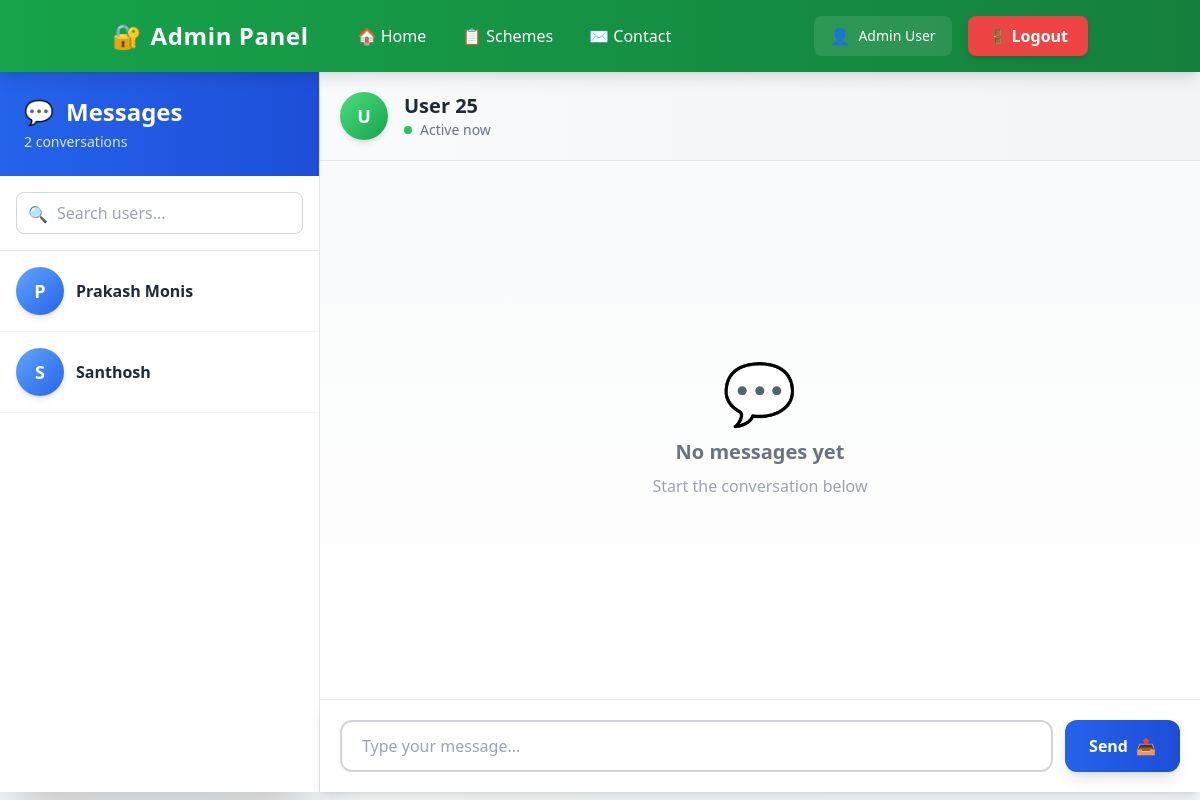
/admin/messages/25 (signed in), run on the app's committed database.
### models.py (models this page shows)
class User(db.Model):
    __tablename__ = "user"
    id = db.Column(db.Integer, primary_key=True)
    name = db.Column(db.String(100), nullable=False)
    email = db.Column(db.String(120), unique=True, nullable=False)
    phone = db.Column(db.String(15), nullable=False)
    password = db.Column(db.String(255), nullable=False)

### admin/routes.py (the view)
@admin_bp.route("/messages", defaults={"user_id": None})
@admin_bp.route("/messages/<user_id>")
@admin_required
def admin_messages(user_id):
    distinct_ids = db.session.query(ChatMessage.user_id).distinct().all()
    users = []
    for uid in distinct_ids:
        u = User.query.get(uid[0])
        users.append({
            "id": uid[0],
            "name": u.name if u else f"User {uid[0]}"
        })
    if user_id is None:
        if len(users) > 0:
            user_id = users[0]["id"]
        else:
            return render_template("admin/messages.html", users=[], messages=[])
    current_user = User.query.get(user_id)
    user_name = current_user.name if current_user else f"User {user_id}"
    messages = ChatMessage.query.filter_by(user_id=user_id)\
                                .order_by(ChatMessage.created_at)\
                                .all()
    return render_template(
        "admin/messages.html",
        users=users,
        messages=messages,
        user_id=user_id,
        user_name=user_name
    )

### admin/routes.py (called while the page is built)
def admin_required(f):
    @wraps(f)
    def wrapper(*args, **kwargs):
        if not session.get("admin_logged_in"):
            return redirect(url_for("admin.admin_login"))
        return f(*args, **kwargs)
    return wrapper

### admin/templates/admin/messages.html (shortened to what this page needs)
<!DOCTYPE html>
<html>
<head>
    <script src="https://cdn.tailwindcss.com"></script>
</head>
<body class="bg-gradient-to-br from-gray-50 to-gray-100">
{% include 'admin/navbar.html' %}
<div class="h-[calc(100vh-80px)] flex">
    <div class="w-80 bg-white shadow-2xl flex flex-col border-r border-gray-200">
        <div class="p-6 bg-gradient-to-r from-blue-600 to-blue-700 text-white">
            <h2 class="text-2xl font-bold flex items-center">
                <span class="mr-3">💬</span> Messages
            </h2>
            <p class="text-sm text-blue-100 mt-1">{{ users|length }} conversations</p>
        </div>
        <div class="p-4 border-b border-gray-200">
            <div class="relative">
                <input type="text" id="searchUsers" placeholder="Search users..."
                       class="w-full px-4 py-2 pl-10 border border-gray-300 rounded-lg focus:ring-2 focus:ring-blue-500 focus:border-transparent">
                <span class="absolute left-3 top-2.5 text-gray-400">🔍</span>
            </div>
        </div>
        <div class="flex-1 overflow-y-auto">
            <ul id="userList">
                {% for user in users %}
                <li class="border-b border-gray-100 hover:bg-blue-50 transition-colors duration-200 {% if user.id == user_id %}bg-blue-100{% endif %}" data-user-name="{{ user.name }}">
                    <a href="{{ url_for('admin.admin_messages', user_id=user.id) }}"
                       class="block p-4">
                        <div class="flex items-center space-x-3">
                            <div class="w-12 h-12 bg-gradient-to-br from-blue-400 to-blue-600 rounded-full flex items-center justify-center text-white font-bold text-lg shadow-md">
                                {{ user.name[0].upper() }}
                            </div>
                            <div class="flex-1 min-w-0">
                                <p class="font-semibold text-gray-800 truncate">{{ user.name }}</p>
                            </div>
                        </div>
                    </a>
                </li>
                {% endfor %}
            </ul>
        </div>
    </div>
    <div class="flex-1 flex flex-col bg-white">
        <div class="bg-gradient-to-r from-gray-50 to-gray-100 p-5 shadow-md border-b border-gray-200">
            <div class="flex items-center space-x-4">
                <div class="w-12 h-12 bg-gradient-to-br from-green-400 to-green-600 rounded-full flex items-center justify-center text-white font-bold text-lg shadow-md">
                    {{ user_name[0].upper() if user_name else '?' }}
                </div>
                <div>
                    <h3 class="text-xl font-bold text-gray-800">{{ user_name if user_name else 'Select a user' }}</h3>
                    <p class="text-sm text-gray-500 flex items-center">
                        <span class="w-2 h-2 bg-green-500 rounded-full mr-2"></span>
                        Active now
                    </p>
                </div>
            </div>
        </div>
        <div class="flex-1 overflow-y-auto p-6 space-y-4 bg-gradient-to-b from-gray-50 to-white" id="messageContainer">
            {% if messages %}
                {% for m in messages %}
                    {% if m.sender == 'user' %}
                        <div class="flex items-end space-x-2 animate-fade-in">
                            <div class="w-8 h-8 bg-gradient-to-br from-blue-400 to-blue-600 rounded-full flex items-center justify-center text-white font-bold text-xs shadow">
                                {{ user_name[0].upper() if user_name else 'U' }}
                            </div>
                            <div class="bg-white p-4 rounded-2xl rounded-bl-none shadow-md max-w-lg border border-gray-200">
                                <p class="text-gray-800">{{ m.message }}</p>
                            </div>
                        </div>
                    {% else %}
                        <div class="flex items-end justify-end space-x-2 animate-fade-in">
                            <div class="bg-gradient-to-r from-blue-600 to-blue-700 text-white p-4 rounded-2xl rounded-br-none shadow-lg max-w-lg">
                                <p>{{ m.message }}</p>
                            </div>
                            <div class="w-8 h-8 bg-gradient-to-br from-green-400 to-green-600 rounded-full flex items-center justify-center text-white font-bold text-xs shadow">
                                A
                            </div>
                        </div>
                    {% endif %}
                {% endfor %}
            {% else %}
                <div class="flex items-center justify-center h-full">
                    <div class="text-center">
                        <span class="text-6xl mb-4 block">💬</span>
                        <p class="text-xl text-gray-500 font-semibold">No messages yet</p>
                        <p class="text-gray-400 mt-2">Start the conversation below</p>
                    </div>
                </div>
            {% endif %}
        </div>
        {% if user_id %}
        <form method="POST"
              action="{{ url_for('admin.admin_send_message', user_id=user_id) }}"
              class="p-5 bg-white flex gap-3 border-t border-gray-200 shadow-lg">
            <input name="message" required
                   placeholder="Type your message..."
                   class="flex-1 border-2 border-gray-300 rounded-xl px-5 py-3 focus:ring-2 focus:ring-blue-500 focus:border-blue-500 transition-all duration-300"/>
            <button type="submit" class="px-6 py-3 bg-gradient-to-r from-blue-600 to-blue-700 text-white rounded-xl hover:from-blue-700 hover:to-blue-800 transition-all duration-300 font-semibold shadow-lg hover:shadow-xl flex items-center space-x-2">
                <span>Send</span>
                <span>📤</span>
            </button>
        </form>
        {% else %}
        <div class="p-5 bg-gray-50 border-t border-gray-200 text-center text-gray-500">
            Select a user to start messaging
        </div>
        {% endif %}
    </div>
</div>
</body>
</html>

### data on the page
User: name "P", name "Prakash Monis"
User: name "S", name "Santhosh"

### other printed values
{{ users|length }} "2"
{{ user_name[0].upper() if user_name else '?' }} "U"
{{ user_name if user_name else 'Select a user' }} "User 25"
